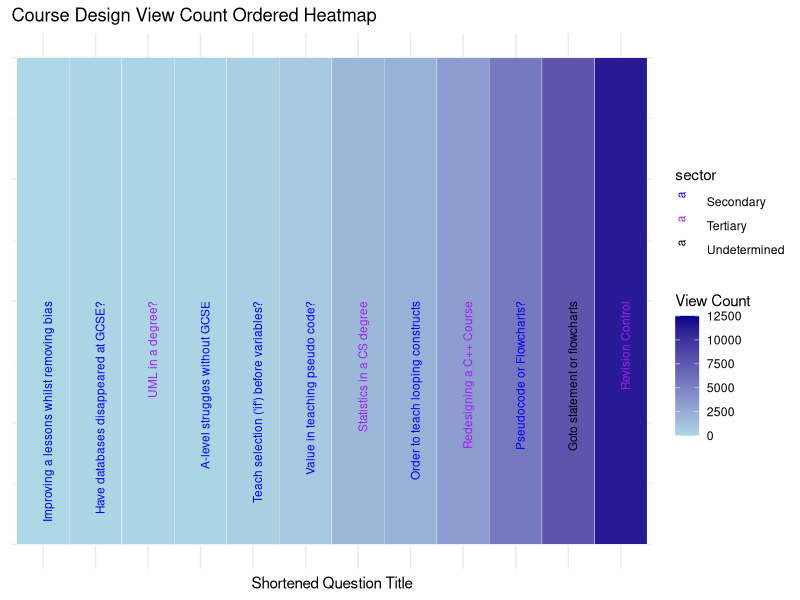

The R script that drew this image:
library(ggplot2)
library(scales)

data <- data.frame(
  question_title = c(
    "Revision Control",
    "Goto statement or flowcharts",
    "Pseudocode or Flowcharts?",
    "Redesigning a C++ Course",
    "Order to teach looping constructs",
    "Statistics in a CS degree",
    "Value in teaching pseudo code?",
    "Teach selection ('if') before variables?",
    "A-level struggles without GCSE",
    "UML in a degree?",
    "Have databases disappeared at GCSE?",
    "Improving a lessons whilst removing bias"
  ),
  view_count = c(11335, 7770, 5554, 3430, 2240, 1806, 849, 402, 176, 167, 121, 82),
  sector = c("Tertiary", "Undetermined", "Secondary", "Tertiary", "Secondary",
             "Tertiary", "Secondary", "Secondary", "Secondary", "Tertiary",
             "Secondary", "Secondary")
)

# Order the data by view count (ascending order)
data <- data[order(data$view_count), ]

# Create the heatmap using geom_tile
ggplot(data, aes(x = factor(question_title, levels = question_title), y = 1, fill = view_count)) +
  geom_tile(color = "white", linewidth = 0.1) +  # Tiles with borders
  scale_fill_gradient(low = "lightblue", high = "darkblue", 
                      name = "View Count", 
                      limits = c(0, 12500)) +  # Force scale between 0 and 12500
  theme_minimal() +
  labs(x = "Shortened Question Title", y = NULL, title = "Course Design View Count Ordered Heatmap") +
  
  # Change text colour based on the sector
  geom_text(aes(label = question_title, color = sector), angle = 90, hjust = 1, vjust = 1, size = 3) +
  
  # Define sector colours
  scale_color_manual(values = c("Tertiary" = "purple", "Secondary" = "blue", "Undetermined" = "black")) +
  
  theme(axis.text.y = element_blank(),  # Hide y-axis
        axis.ticks.y = element_blank(),
        axis.text.x = element_blank(),  # Remove default x-axis text (now we use geom_text)
        legend.position = "right")  # Position the legend on the right side
